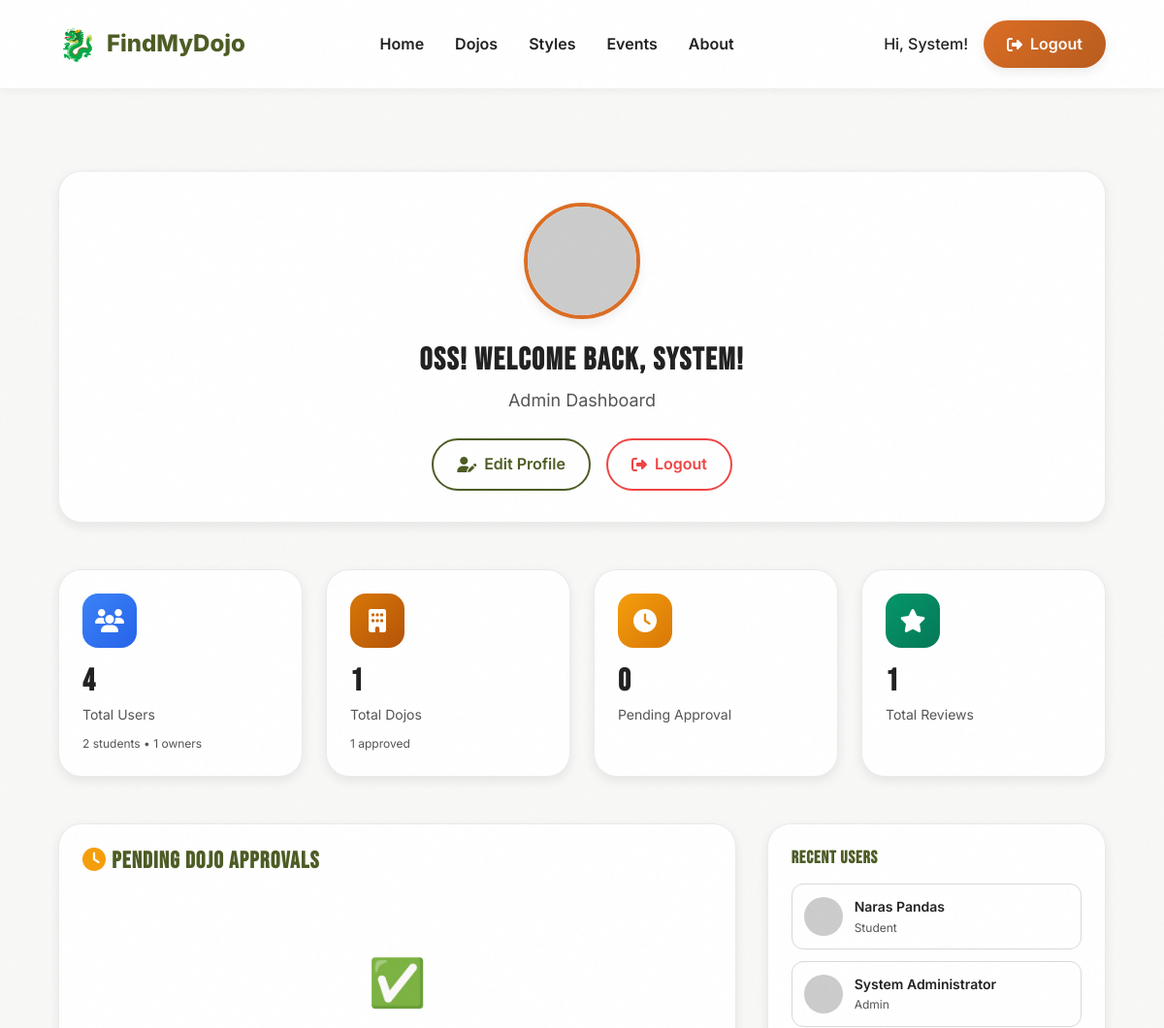
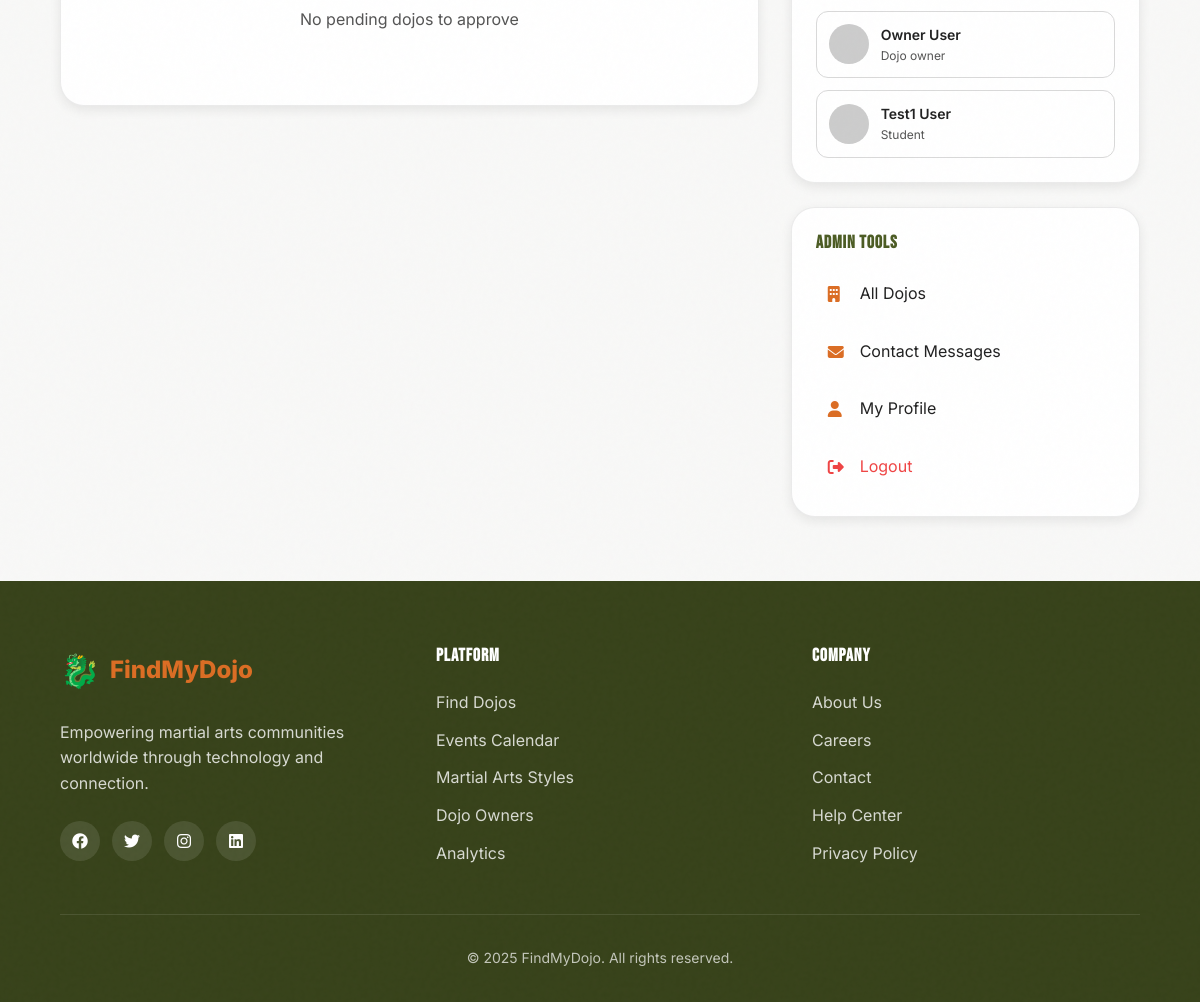
Page /dashboard.php (signed in) on the committed database (2 pictures, top to bottom).
### tables this page shows
CREATE TABLE `profiles` (
  `profile_id` int(11) NOT NULL,
  `user_id` int(11) NOT NULL,
  `first_name` varchar(100) NOT NULL,
  `last_name` varchar(100) NOT NULL,
  `phone` varchar(20) DEFAULT NULL,
  `bio` text DEFAULT NULL,
  `profile_image` varchar(255) DEFAULT NULL,
  `city_id` int(11) DEFAULT NULL,
  `created_at` timestamp NOT NULL DEFAULT current_timestamp(),
  `updated_at` timestamp NOT NULL DEFAULT current_timestamp() ON UPDATE current_timestamp()
);

CREATE TABLE `users` (
  `user_id` int(11) NOT NULL,
  `email` varchar(255) NOT NULL,
  `password_hash` varchar(255) NOT NULL,
  `role` enum('student','dojo_owner','admin') DEFAULT 'student',
  `is_active` tinyint(1) DEFAULT 1,
  `created_at` timestamp NOT NULL DEFAULT current_timestamp(),
  `updated_at` timestamp NOT NULL DEFAULT current_timestamp() ON UPDATE current_timestamp()
);

### includes/dashboard_admin.php (the view, shortened to what this page needs)
<?php
$statsQuery = "
    SELECT
        (SELECT COUNT(*) FROM users) as total_users,
        (SELECT COUNT(*) FROM users WHERE role = 'student') as students,
        (SELECT COUNT(*) FROM users WHERE role = 'dojo_owner') as owners,
        (SELECT COUNT(*) FROM dojos) as total_dojos,
        (SELECT COUNT(*) FROM dojos WHERE is_approved = 1) as approved_dojos,
        (SELECT COUNT(*) FROM dojos WHERE is_approved = 0) as pending_dojos,
        (SELECT COUNT(*) FROM reviews) as total_reviews
";
$stats = $pdo->query($statsQuery)->fetch();
$pendingDojosQuery = "
    SELECT
        d.*,
        c.city_name,
        co.country_name,
        p.first_name,
        p.last_name,
        u.email
    FROM dojos d
    INNER JOIN cities c ON d.city_id = c.city_id
    INNER JOIN countries co ON c.country_id = co.country_id
    INNER JOIN users u ON d.owner_id = u.user_id
    INNER JOIN profiles p ON u.user_id = p.user_id
    WHERE d.is_approved = 0
    ORDER BY d.created_at DESC
    LIMIT 10
";
$pendingDojos = $pdo->query($pendingDojosQuery)->fetchAll();
$recentUsersQuery = "
    SELECT
        u.*,
        p.first_name,
        p.last_name
    FROM users u
    INNER JOIN profiles p ON u.user_id = p.user_id
    ORDER BY u.created_at DESC
    LIMIT 5
";
$recentUsers = $pdo->query($recentUsersQuery)->fetchAll();
?>
<?php include 'includes/dashboard_greeting.php'; ?>
<div class="grid grid-cols-4" style="gap: 1.5rem; margin-bottom: 3rem;">
    <div class="glass-card" style="padding: 1.5rem;" data-aos="fade-up" data-aos-delay="100">
        <div style="display: flex; align-items: center; justify-content: space-between; margin-bottom: 1rem;">
            <div style="width: 3.5rem; height: 3.5rem; background: linear-gradient(135deg, #3b82f6 0%, #2563eb 100%); border-radius: var(--radius-lg); display: flex; align-items: center; justify-content: center;">
                <i class="fas fa-users" style="font-size: 1.5rem; color: white;"></i>
            </div>
        </div>
        <h3 style="font-size: 2rem; font-weight: 700; color: var(--color-foreground); margin-bottom: 0.25rem;">
            <?php echo $stats['total_users']; ?>
        </h3>
        <p style="color: var(--color-muted-foreground); font-size: 0.875rem;">Total Users</p>
        <p style="font-size: 0.75rem; color: var(--color-muted-foreground); margin-top: 0.5rem;">
            <?php echo $stats['students']; ?> students • <?php echo $stats['owners']; ?> owners
        </p>
    </div>
    <div class="glass-card" style="padding: 1.5rem;" data-aos="fade-up" data-aos-delay="200">
        <div style="display: flex; align-items: center; justify-content: space-between; margin-bottom: 1rem;">
            <div style="width: 3.5rem; height: 3.5rem; background: linear-gradient(135deg, #d97706 0%, #b45309 100%); border-radius: var(--radius-lg); display: flex; align-items: center; justify-content: center;">
                <i class="fas fa-building" style="font-size: 1.5rem; color: white;"></i>
            </div>
        </div>
        <h3 style="font-size: 2rem; font-weight: 700; color: var(--color-foreground); margin-bottom: 0.25rem;">
            <?php echo $stats['total_dojos']; ?>
        </h3>
        <p style="color: var(--color-muted-foreground); font-size: 0.875rem;">Total Dojos</p>
        <p style="font-size: 0.75rem; color: var(--color-muted-foreground); margin-top: 0.5rem;">
            <?php echo $stats['approved_dojos']; ?> approved
        </p>
    </div>
    <div class="glass-card" style="padding: 1.5rem;" data-aos="fade-up" data-aos-delay="300">
        <div style="display: flex; align-items: center; justify-content: space-between; margin-bottom: 1rem;">
            <div style="width: 3.5rem; height: 3.5rem; background: linear-gradient(135deg, #f59e0b 0%, #d97706 100%); border-radius: var(--radius-lg); display: flex; align-items: center; justify-content: center;">
                <i class="fas fa-clock" style="font-size: 1.5rem; color: white;"></i>
            </div>
        </div>
        <h3 style="font-size: 2rem; font-weight: 700; color: var(--color-foreground); margin-bottom: 0.25rem;">
            <?php echo $stats['pending_dojos']; ?>
        </h3>
        <p style="color: var(--color-muted-foreground); font-size: 0.875rem;">Pending Approval</p>
    </div>
    <div class="glass-card" style="padding: 1.5rem;" data-aos="fade-up" data-aos-delay="400">
        <div style="display: flex; align-items: center; justify-content: space-between; margin-bottom: 1rem;">
            <div style="width: 3.5rem; height: 3.5rem; background: linear-gradient(135deg, #059669 0%, #047857 100%); border-radius: var(--radius-lg); display: flex; align-items: center; justify-content: center;">
                <i class="fas fa-star" style="font-size: 1.5rem; color: white;"></i>
            </div>
        </div>
        <h3 style="font-size: 2rem; font-weight: 700; color: var(--color-foreground); margin-bottom: 0.25rem;">
            <?php echo $stats['total_reviews']; ?>
        </h3>
        <p style="color: var(--color-muted-foreground); font-size: 0.875rem;">Total Reviews</p>
    </div>
</div>
<div class="grid" style="grid-template-columns: 2fr 1fr; gap: 2rem;">
    <div>
        <div class="glass-card" style="padding: 1.5rem;" data-aos="fade-up" data-aos-delay="500">
            <h2 style="font-size: 1.5rem; color: var(--color-secondary); margin-bottom: 1.5rem;">
                <i class="fas fa-clock" style="color: #f59e0b;"></i> Pending Dojo Approvals
            </h2>
            <?php if (empty($pendingDojos)): ?>
                <div style="text-align: center; padding: 3rem 0;">
                    <div style="font-size: 3rem; margin-bottom: 1rem;">✅</div>
                    <p style="color: var(--color-muted-foreground);">No pending dojos to approve</p>
                </div>
            <?php endif; ?>
        </div>
    </div>
    <div>
        <div class="glass-card" style="padding: 1.5rem; margin-bottom: 1.5rem;" data-aos="fade-left" data-aos-delay="100">
            <h3 style="font-size: 1.125rem; color: var(--color-secondary); margin-bottom: 1rem;">
                Recent Users
            </h3>
            <div style="display: flex; flex-direction: column; gap: 0.75rem;">
                <?php foreach ($recentUsers as $recentUser): ?>
                <div style="display: flex; align-items: center; gap: 0.75rem; padding: 0.75rem; border-radius: var(--radius-md); border: 1px solid var(--color-border);">
                    <img src="https://ui-avatars.com/api/?name=<?php echo urlencode($recentUser['first_name'] . ' ' . $recentUser['last_name']); ?>&size=40&background=d97706&color=fff&bold=true"
                         alt="User"
                         style="width: 2.5rem; height: 2.5rem; border-radius: 50%;">
                    <div style="flex: 1; min-width: 0;">
                        <p style="font-weight: 600; font-size: 0.875rem; color: var(--color-foreground); white-space: nowrap; overflow: hidden; text-overflow: ellipsis;">
                            <?php echo htmlspecialchars($recentUser['first_name'] . ' ' . $recentUser['last_name']); ?>
                        </p>
                        <p style="font-size: 0.75rem; color: var(--color-muted-foreground);">
                            <?php echo ucfirst(str_replace('_', ' ', $recentUser['role'])); ?>
                        </p>
                    </div>
                </div>
                <?php endforeach; ?>
            </div>
        </div>
        <div class="glass-card" style="padding: 1.5rem;" data-aos="fade-left" data-aos-delay="200">
            <h3 style="font-size: 1.125rem; color: var(--color-secondary); margin-bottom: 1rem;">
                Admin Tools
            </h3>
            <div style="display: flex; flex-direction: column; gap: 0.5rem;">
                <a href="dojos.php" class="hover:bg-muted" style="padding: 0.75rem; display: flex; align-items: center; gap: 0.75rem; color: var(--color-foreground); border-radius: var(--radius-md); transition: all var(--transition-base);">
                    <i class="fas fa-building" style="width: 1.25rem; color: var(--color-primary);"></i>
                    <span>All Dojos</span>
                </a>
                <a href="admin/messages.php" class="hover:bg-muted" style="padding: 0.75rem; display: flex; align-items: center; gap: 0.75rem; color: var(--color-foreground); border-radius: var(--radius-md); transition: all var(--transition-base);">
                    <i class="fas fa-envelope" style="width: 1.25rem; color: var(--color-primary);"></i>
                    <span>Contact Messages</span>
                </a>
                <a href="profile.php" class="hover:bg-muted" style="padding: 0.75rem; display: flex; align-items: center; gap: 0.75rem; color: var(--color-foreground); border-radius: var(--radius-md); transition: all var(--transition-base);">
                    <i class="fas fa-user" style="width: 1.25rem; color: var(--color-primary);"></i>
                    <span>My Profile</span>
                </a>
                <a href="logout.php" class="hover:bg-muted" style="padding: 0.75rem; display: flex; align-items: center; gap: 0.75rem; color: #ef4444; border-radius: var(--radius-md); transition: all var(--transition-base);">
                    <i class="fas fa-sign-out-alt" style="width: 1.25rem;"></i>
                    <span>Logout</span>
                </a>
            </div>
        </div>
    </div>
</div>

### includes/dashboard_greeting.php
<?php
$profile_img_url = !empty($user['profile_image'])
    ? 'assets/images/profiles/' . htmlspecialchars($user['profile_image'])
    : 'https://ui-avatars.com/api/?name=' . urlencode($user['first_name'] . ' ' . $user['last_name'])
      . '&size=120&background=d97706&color=fff&bold=true';
?>
<div class="glass-card" style="padding: 2rem; text-align: center; margin-bottom: 3rem;" data-aos="fade-up">
    <img src="<?php echo $profile_img_url; ?>"
         alt="Profile Picture"
         style="width: 120px; height: 120px; border-radius: 50%; object-fit: cover; margin: 0 auto 1.5rem;
                border: 4px solid var(--color-primary); box-shadow: var(--shadow-md);">
    <h2 style="font-size: 2rem; color: var(--color-foreground); margin-bottom: 0.5rem;">
        Oss! Welcome back, <?php echo htmlspecialchars($user['first_name']); ?>!
    </h2>
    <p style="color: var(--color-muted-foreground); font-size: 1.125rem; margin-bottom: 1.5rem;">
        <?php echo ucfirst(str_replace('_', ' ', $user['role'])); ?> Dashboard
    </p>
    <div style="display: flex; gap: 1rem; justify-content: center;">
        <a href="profile.php" class="btn btn-outline">
            <i class="fas fa-user-edit"></i> Edit Profile
        </a>
        <a href="logout.php" class="btn btn-outline" style="border-color: #ef4444; color: #ef4444;">
            <i class="fas fa-sign-out-alt"></i> Logout
        </a>
    </div>
</div>

### rows in the picture
profiles: first_name "System", user.role "Admin", first_name+last_name "System Administrator"
profiles: first_name+last_name "Naras Pandas", user.role "Student"
profiles: first_name+last_name "Owner User", user.role "Dojo owner"
profiles: first_name+last_name "Test1 User", user.role "Student"

### other values in the picture
SITE_NAME "FindMyDojo"
$link['name'] "Home"
$link['name'] "Dojos"
$link['name'] "Styles"
$link['name'] "Events"
$link['name'] "About"
$_SESSION['first_name'] "System"
$stats['total_users'] "4"
$stats['students'] "2"
$stats['owners'] "1"
$stats['total_dojos'] "1"
$stats['approved_dojos'] "1"
$stats['pending_dojos'] "0"
$stats['total_reviews'] "1"
$link['name'] "Find Dojos"
